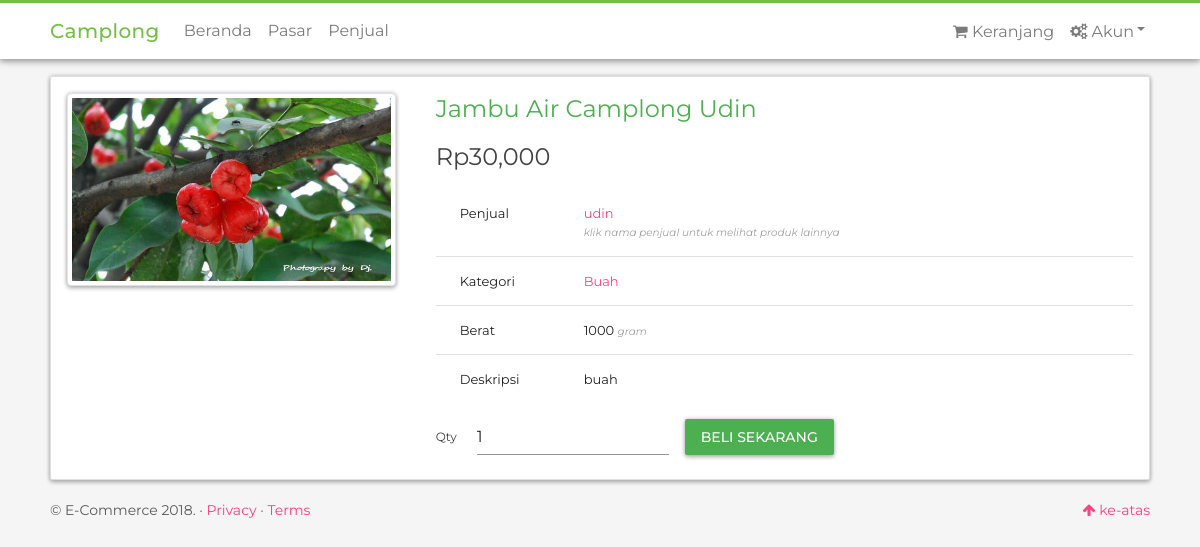
Screenshot of /store/product/detail/jambu-air-camplong-udin-ismlx with the database file from the repository.
### tables this page shows
CREATE TABLE `product`  (
  `product_id` int(11) NOT NULL AUTO_INCREMENT,
  `product_title` varchar(60) NOT NULL,
  `product_price` int(20) NULL DEFAULT NULL,
  `product_url` varchar(255) NOT NULL,
  `product_picture` varchar(255) NULL DEFAULT NULL,
  `product_stock` int(11) NULL DEFAULT NULL,
  `product_stock_type` varchar(50) NULL DEFAULT NULL,
  `product_weight` int(11) NULL DEFAULT NULL,
  `product_description` varchar(1000) NULL DEFAULT NULL,
  `product_status` tinyint(1) NOT NULL COMMENT '1.publish;2.draf;3.habis;',
  `product_seller_id` int(11) NOT NULL,
  `product_category_id` int(11) NOT NULL,
  PRIMARY KEY (`product_id`) USING BTREE
);

CREATE TABLE `seller`  (
  `seller_id` int(11) NOT NULL,
  `seller_name` varchar(50) NOT NULL,
  `seller_email` varchar(50) NOT NULL,
  `seller_nohp` varchar(30) NOT NULL,
  `seller_password` varchar(80) NOT NULL,
  `seller_picture` varchar(50) NULL DEFAULT NULL,
  `seller_balance` varchar(50) NULL DEFAULT NULL,
  `seller_address` varchar(300) NULL DEFAULT NULL,
  `seller_status` tinyint(1) NULL DEFAULT NULL COMMENT '0.nonaktif;1.aktif',
  `seller_province_id` int(11) NULL DEFAULT NULL,
  `seller_city_id` int(11) NULL DEFAULT NULL,
  `seller_subdistrict_id` int(11) NULL DEFAULT NULL
);

CREATE TABLE `category`  (
  `category_id` int(11) NOT NULL AUTO_INCREMENT,
  `category_title` varchar(255) NOT NULL,
  `category_url` varchar(255) NOT NULL,
  `category_description` varchar(1000) NULL DEFAULT NULL,
  PRIMARY KEY (`category_id`) USING BTREE
);

### application/modules/store/controllers/Product.php (called while the page is built, shortened)
<?php
class Product extends CI_Controller
{
	function detail($url='')
	{
		$data['data'] = $this->db
			->join('category', 'category_id = product_category_id')
			->join('seller', 'seller_id = product_seller_id')
			->get_where('product', ['product_url'=>trim($url)]);
		$this->load->view('view_product', $data);
	}
}
 ?>

### index.php (called while the page is built, shortened)
<?php
require_once BASEPATH.'core/CodeIgniter.php';

### application/helpers/myhelper_helper.php (called while the page is built, shortened)
<?php
	function isSellerLogin()
	{
		$ci = &get_instance();
		if (!empty($ci->session->seller) && $ci->session->seller['islogin'] == true)
			return true;
		else
			return false;
	}
 ?>

### application/modules/store/views/view_product.php (the view, shortened to what this page needs)
<br>
<div class="container">
  <div class="row">
    <div class="col-sm-12">
      <div class="card">
        <div class="card-body">
          <?php if($data->num_rows() > 0): ?>
            <?php $d = $data->row(); ?>
            <div class="row">
              <div class="col-sm-4">
                <img class="img-thumbnail" src="<?php echo base_url('public/seller/product/'.$d->product_picture) ?>" alt="<?php echo $d->product_title ?>">
              </div>
              <div class="col-sm-8">
                <h5 class="card-title text-success"><?php echo $d->product_title ?></h5>
                <h3 class="card-title text-dark">Rp<?php echo number_format($d->product_price) ?></h3>
                <table class="table">
                  <tr>
                    <th style="width: 120px">Penjual</th>
                    <td>
                      <a href="<?php echo site_url('store/seller/'.$d->seller_id) ?>"><?php echo $d->seller_name ?></a> <br><small class="font-italic text-muted">klik nama penjual untuk melihat produk lainnya</small>
                    </td>
                  </tr>
                  <tr>
                    <th>Kategori</th>
                    <td><a href="<?php echo site_url('store/category/'.$d->category_url) ?>"><?php echo $d->category_title ?></a></td>
                  </tr>
                  <tr>
                    <th>Berat</th>
                    <td><?php echo $d->product_weight ?> <small class="font-italic text-muted">gram</small></td>
                  </tr>
                  <tr>
                    <th>Deskripsi</th>
                    <td><?php echo $d->product_description ?></td>
                  </tr>
                </table>
                <?php if(!isSellerLogin()): ?>
                  <form class="form-inline">
                    <div class="form-group mb-2 mr-1">
                      <label class="text-dark">Qty</label>
                    </div>
                    <div class="form-group mx-sm-3 mb-2 mr-1">
                      <input type="number" min="1" class="form-control" id="qty" placeholder="(cth: 1)" value="1">
                    </div>
                    <div class="mb-2">
                      <button type="button" onclick="addToCart(this)" class="btn btn-success">BELI SEKARANG</button>
                    </div>
                  </form>
                <?php endif; ?>
              </div>
            </div>
          <?php else: ?>
            <?php echo showAlert(['status'=>'error', 'message'=>'Produk tidak ditemukan']) ?>
          <?php endif; ?>
        </div>
      </div>
    </div>
  </div>
</div>
<br>

### rows the page displays
product: product_picture (picture), product_title "Jambu Air Camplong Udin", product_price "30,000", seller.seller_name "udin", category.category_title "Buah", product_weight "1000", product_description "buah"
